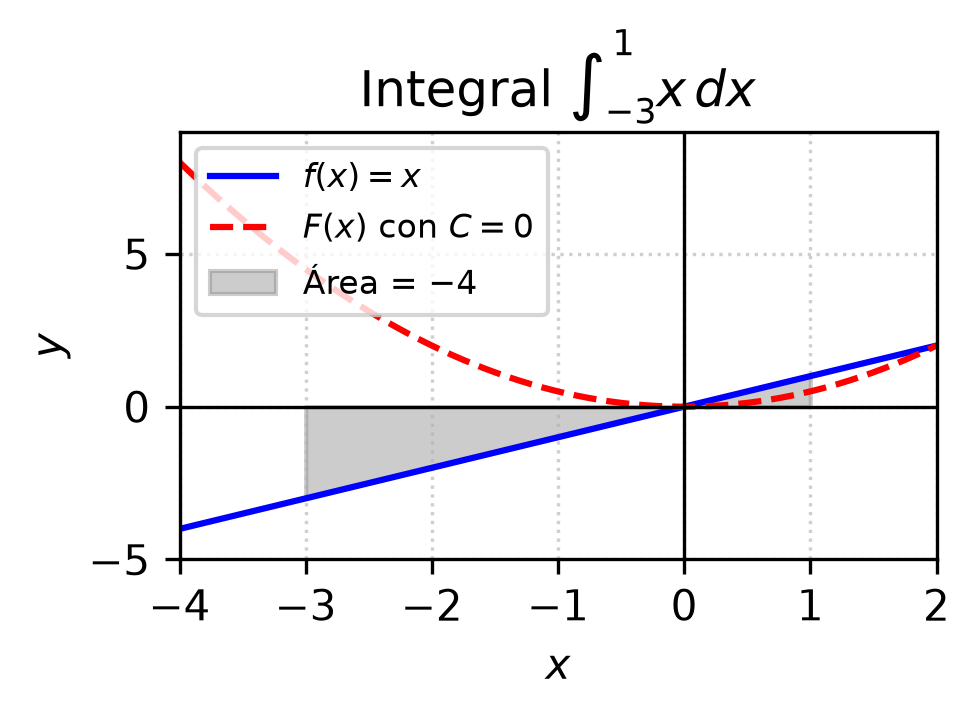

Write the Python code that produced this figure.
import matplotlib
matplotlib.use('Agg')
import matplotlib.pyplot as plt
import numpy as np

# Definición de la función y la antiderivada con C=0
def f(x):
    return x

def F(x):
    return 0.5 * x**2

# Configuración del dominio
x = np.linspace(-4, 2, 400)
y_f = f(x)
y_F = F(x)

# Creación de la figura
fig, ax = plt.subplots(figsize=(3.5, 2.5))

# Graficar la función y la antiderivada
ax.plot(x, y_f, 'b-', label=r'$f(x) = x$')
ax.plot(x, y_F, 'r--', label=r'$F(x)$ con $C=0$')

# Sombra bajo la curva en el intervalo [-3, 1]
x_shade = np.linspace(-3, 1, 100)
ax.fill_between(x_shade, f(x_shade), color='gray', alpha=0.4, label=r'Área = $-4$')

# Configuración de ejes y etiquetas
ax.axhline(0, color='black', linewidth=0.8)
ax.axvline(0, color='black', linewidth=0.8)
ax.set_xlim([-4, 2])
ax.set_ylim([-5, 9])
ax.set_xlabel(r'$x$')
ax.set_ylabel(r'$y$')
ax.set_title(r'Integral $\int_{-3}^{1} x \, dx$')
ax.legend(loc='upper left', fontsize=8)
ax.grid(True, linestyle=':', alpha=0.6)

# Ajuste de diseño
plt.tight_layout()

plt.savefig(r'semana_06/graficas/SEM06_P01_grafica.png', dpi=300, bbox_inches='tight')
plt.close()
